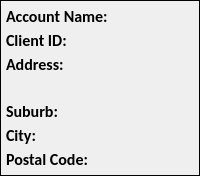
         <widget class="QFrame" name="f_10_clinet_detail_text_6">
          <property name="frameShape">
           <enum>QFrame::Box</enum>
          </property>
          <property name="frameShadow">
           <enum>QFrame::Plain</enum>
          </property>
          <layout class="QVBoxLayout" name="verticalLayout_53">
           <property name="spacing">
            <number>3</number>
           </property>
           <property name="leftMargin">
            <number>5</number>
           </property>
           <property name="topMargin">
            <number>5</number>
           </property>
           <property name="rightMargin">
            <number>5</number>
           </property>
           <property name="bottomMargin">
            <number>5</number>
           </property>
           <item>
            <widget class="QLabel" name="address_36">
             <property name="font">
              <font>
               <family>Calibri</family>
               <pointsize>12</pointsize>
               <bold>true</bold>
              </font>
             </property>
             <property name="text">
              <string>Account Name:</string>
             </property>
            </widget>
           </item>
           <item>
            <widget class="QLabel" name="address_37">
             <property name="font">
              <font>
               <family>Calibri</family>
               <pointsize>12</pointsize>
               <bold>true</bold>
              </font>
             </property>
             <property name="text">
              <string>Client ID:</string>
             </property>
            </widget>
           </item>
           <item>
            <widget class="QLabel" name="address_38">
             <property name="font">
              <font>
               <family>Calibri</family>
               <pointsize>12</pointsize>
               <bold>true</bold>
              </font>
             </property>
             <property name="text">
              <string>Address:</string>
             </property>
            </widget>
           </item>
           <item>
            <widget class="QLabel" name="l18_15">
             <property name="font">
              <font>
               <family>Calibri</family>
               <pointsize>12</pointsize>
               <bold>false</bold>
              </font>
             </property>
             <property name="text">
              <string/>
             </property>
            </widget>
           </item>
           <item>
            <widget class="QLabel" name="suburb_14">
             <property name="font">
              <font>
               <family>Calibri</family>
               <pointsize>12</pointsize>
               <bold>true</bold>
              </font>
             </property>
             <property name="text">
              <string>Suburb:</string>
             </property>
            </widget>
           </item>
           <item>
            <widget class="QLabel" name="city_15">
             <property name="font">
              <font>
               <family>Calibri</family>
               <pointsize>12</pointsize>
               <bold>true</bold>
              </font>
             </property>
             <property name="text">
              <string>City:</string>
             </property>
            </widget>
           </item>
           <item>
            <widget class="QLabel" name="postal_8">
             <property name="font">
              <font>
               <family>Calibri</family>
               <pointsize>12</pointsize>
               <bold>true</bold>
              </font>
             </property>
             <property name="text">
              <string>Postal Code:</string>
             </property>
            </widget>
           </item>
          </layout>
         </widget>
